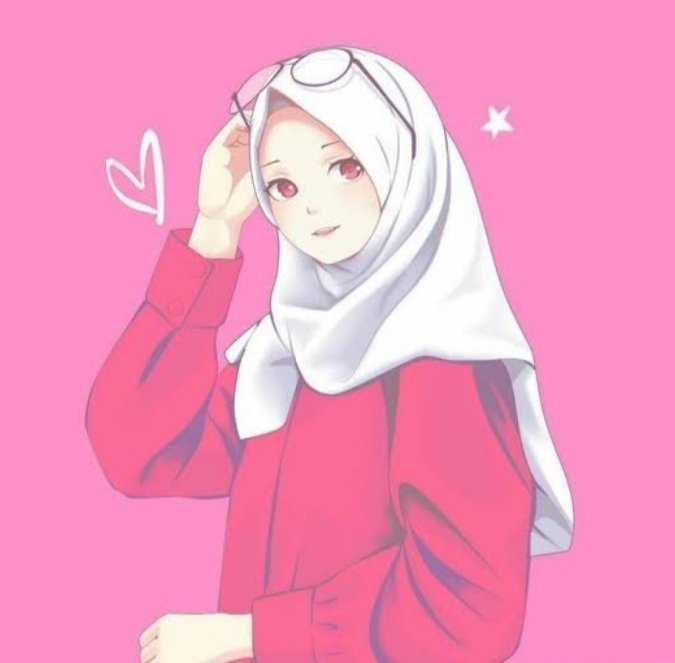
#> input picture Tugas 3/waifu.jpg, 675 x 663 px
$ python main.py
#> lines starting #> are read from the running program, lines starting #| are printed output that depends on the picture
import numpy as np
import matplotlib.pyplot as plt


def grayscaleProcess(img):
    h, w = img.shape[:2]
    grayImg = np.zeros((h, w, 1), dtype=np.uint8)
    for x in range(w):
      for y in range(h):
        r = img[y, x, 0]
        g = img[y, x, 1]
        b = img[y, x, 2]
        val = (r *.299) + (g *.587) + (b *.114)
        if val > 255:
          val = 255
        if val < 0:
          val = 0
        grayImg[y, x, 0] = val
    return grayImg

def histProcess(img):
    h, w = img.shape[:2]
    res = np.zeros((256), dtype=np.uint8)
    for x in range(w):
        for y in range(h):
            r = img[y,x,0]
            res[r] += 1
    return res

def histEqProcess(img):
  h, w = img.shape[:2]
  cdf_img = np.zeros((h,w,1), dtype='uint8')
  cdf_value = np.cumsum(hist)
  ng_n = 255 / (h * w)

  for y in range(h):
    for x in range(w):
      color = img[y,x,0]
      cdf_img[y,x,0] = int(ng_n * cdf_value[color])
  return cdf_img

img = plt.imread('waifu.jpg')
#> img is the input picture: shape (663, 675, 3); mean R, G, B 244.2, 152.7, 193.2
grayImg = grayscaleProcess(img)
#> after the loop in grayscaleProcess, `for x in range(w):`:
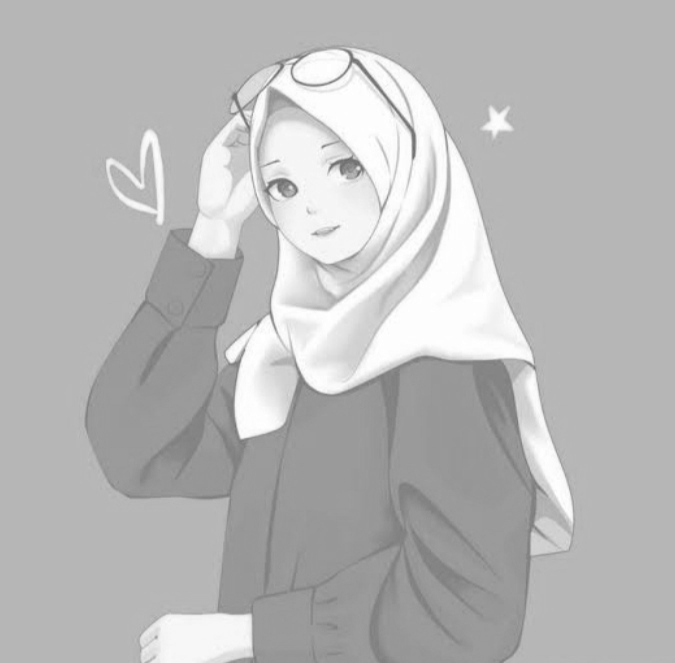
#> grayImg: shape (663, 675, 1); min 102, max 255, mean 184
hist = histProcess(grayImg)
#> after the loop in histProcess, `for x in range(w):`: res = 256 values, max 255 at index 184, min 0 at index 0, mean 66.14
#> hist has the same summary as res in histProcess
histEq = histEqProcess(grayImg)
#> in histEqProcess, `cdf_value = np.cumsum(hist)`: cdf_value = 256 values from 0 to 16933
#> after the loop in histEqProcess, `for y in range(h):`:
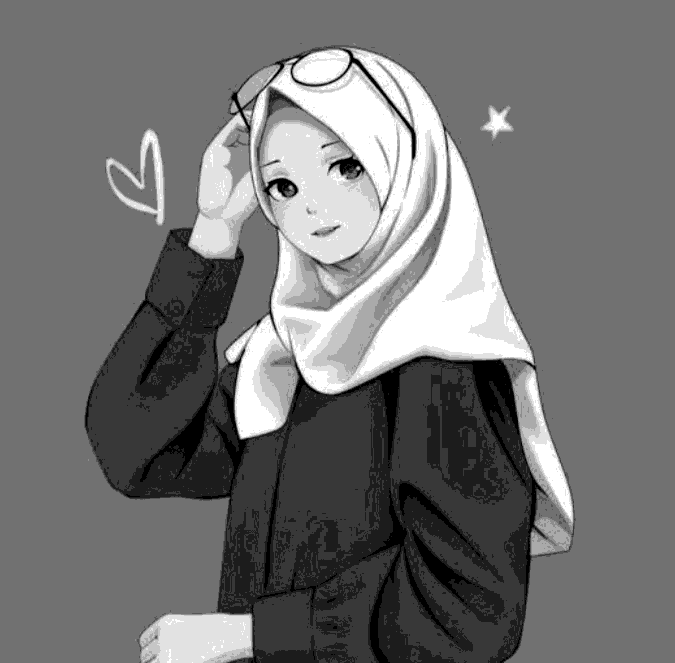
#> cdf_img: shape (663, 675, 1); min 0, max 9, mean 4.04; drawn with min black and max white

plt.plot(hist)
plt.xlabel('Pixel Value')
plt.ylabel('Pixel Count')
plt.show()
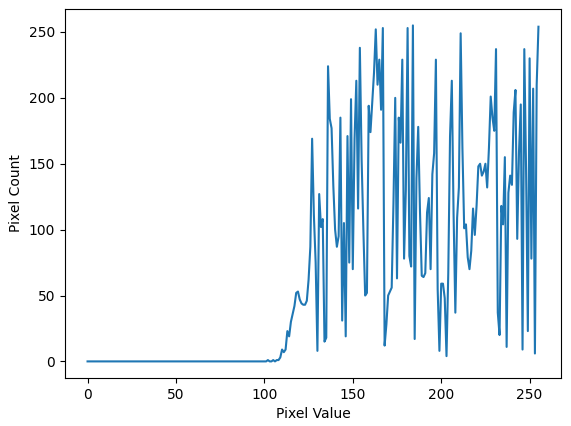
#> figure drawn by matplotlib, 1 panel; curve peaks at x = 184, y = 255

fig = plt.figure(figsize=(10, 7))
rows = 1
columns = 2

fig.add_subplot(rows, columns, 1)
plt.imshow(grayImg, cmap='gray')
plt.title("Grayscale Image")

fig.add_subplot(rows, columns, 2)
plt.imshow(histEq, cmap='gray')
plt.title("Histogram Eq Image")

plt.show()
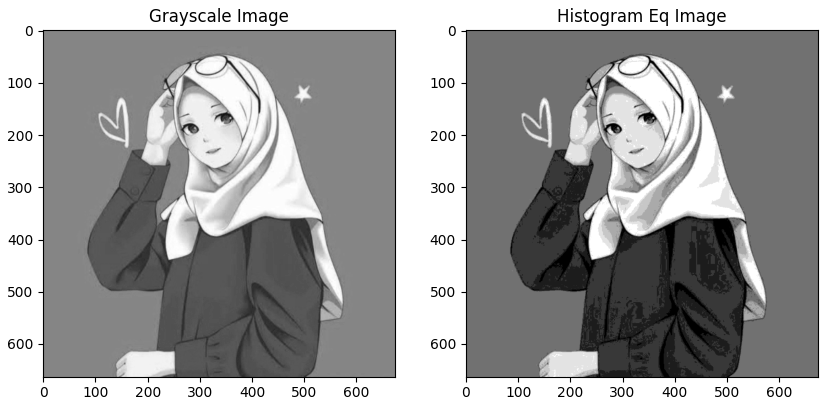
#> figure drawn by matplotlib, 2 panels
